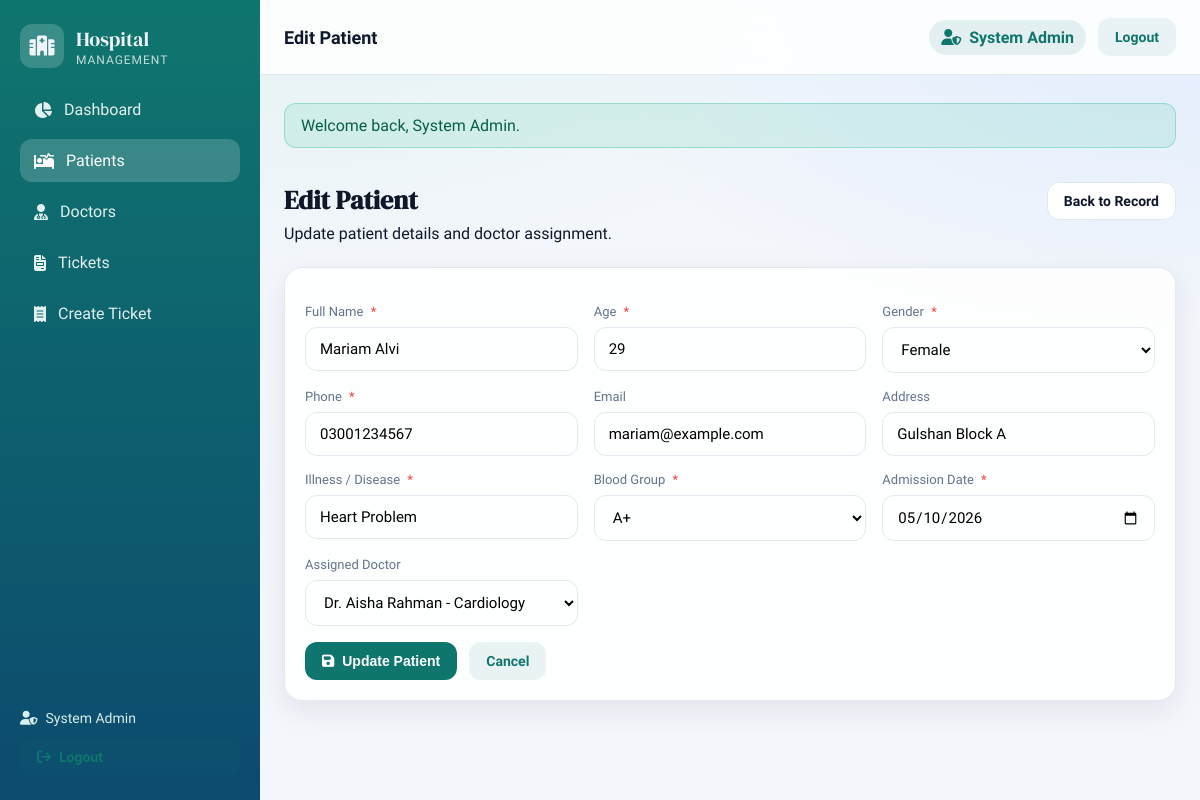
Page /patient_edit.php?id=1 (signed in) on the committed database.
### tables this page shows
CREATE TABLE patients (
    id INT AUTO_INCREMENT PRIMARY KEY,
    full_name VARCHAR(100) NOT NULL,
    age INT NOT NULL,
    gender VARCHAR(20) NOT NULL,
    phone VARCHAR(20) NOT NULL,
    email VARCHAR(120) NOT NULL,
    address VARCHAR(255) NOT NULL,
    disease VARCHAR(120) NOT NULL,
    blood_group VARCHAR(10) NOT NULL,
    admission_date DATE NOT NULL,
    assigned_doctor_id INT DEFAULT NULL,
    created_at TIMESTAMP DEFAULT CURRENT_TIMESTAMP,
    FOREIGN KEY (assigned_doctor_id) REFERENCES doctors(id) ON DELETE SET NULL
);

### patient_edit.php (the view, shortened to what this page needs)
<?php
require_once __DIR__ . '/includes/bootstrap.php';
$patientId = (int)get('id');
$stmt = mysqli_prepare($conn, "SELECT * FROM patients WHERE id = ? LIMIT 1");
mysqli_stmt_bind_param($stmt, "i", $patientId);
mysqli_stmt_execute($stmt);
$result = mysqli_stmt_get_result($stmt);
$patient = mysqli_fetch_assoc($result);
$bloodGroups = ['A+', 'A-', 'B+', 'B-', 'AB+', 'AB-', 'O+', 'O-'];
$genders = ['Male', 'Female', 'Other'];
$doctorResult = mysqli_query($conn, "SELECT id, name, specialization FROM doctors ORDER BY name ASC");
$doctors = [];
if ($doctorResult) {
    while ($row = mysqli_fetch_assoc($doctorResult)) {
        $doctors[] = $row;
    }
}
$formData = $patient;
$formData['assigned_doctor_id'] = $patient['assigned_doctor_id'] ?? '';
include __DIR__ . '/includes/header.php';
?>
<div class="page-header">
    <div>
        <h1>Edit Patient</h1>
        <p>Update patient details and doctor assignment.</p>
    </div>
    <a class="btn btn-outline" href="patient_view.php?id=<?php echo $patientId; ?>">Back to Record</a>
</div>
<div class="panel">
    <form method="POST" class="form" data-validate="true">
        <div class="form-grid">
            <div class="input-group">
                <label>Full Name <span class="required">*</span></label>
                <input type="text" name="full_name" value="<?php echo e($formData['full_name']); ?>" data-validate="name" required>
            </div>
            <div class="input-group">
                <label>Age <span class="required">*</span></label>
                <input type="number" name="age" min="1" value="<?php echo e($formData['age']); ?>" required>
            </div>
            <div class="input-group">
                <label>Gender <span class="required">*</span></label>
                <select name="gender" required>
                    <?php foreach ($genders as $gender) : ?>
                        <option value="<?php echo e($gender); ?>" <?php echo selectedAttr($gender, $formData['gender']); ?>><?php echo e($gender); ?></option>
                    <?php endforeach; ?>
                </select>
            </div>
            <div class="input-group">
                <label>Phone <span class="required">*</span></label>
                <input type="text" name="phone" value="<?php echo e($formData['phone']); ?>" data-validate="phone" required>
            </div>
            <div class="input-group">
                <label>Email</label>
                <input type="email" name="email" value="<?php echo e($formData['email']); ?>" data-validate="email">
            </div>
            <div class="input-group">
                <label>Address</label>
                <input type="text" name="address" value="<?php echo e($formData['address']); ?>">
            </div>
            <div class="input-group">
                <label>Illness / Disease <span class="required">*</span></label>
                <input type="text" name="disease" list="diseaseOptions" value="<?php echo e($formData['disease']); ?>" required>
            </div>
            <div class="input-group">
                <label>Blood Group <span class="required">*</span></label>
                <select name="blood_group" required>
                    <?php foreach ($bloodGroups as $group) : ?>
                        <option value="<?php echo e($group); ?>" <?php echo selectedAttr($group, $formData['blood_group']); ?>><?php echo e($group); ?></option>
                    <?php endforeach; ?>
                </select>
            </div>
            <div class="input-group">
                <label>Admission Date <span class="required">*</span></label>
                <input type="date" name="admission_date" value="<?php echo e($formData['admission_date']); ?>" required>
            </div>
            <div class="input-group">
                <label>Assigned Doctor</label>
                <select name="assigned_doctor_id">
                    <?php foreach ($doctors as $doctor) : ?>
                        <option value="<?php echo $doctor['id']; ?>" <?php echo selectedAttr($doctor['id'], $formData['assigned_doctor_id']); ?>>
                            <?php echo e($doctor['name']); ?> - <?php echo e($doctor['specialization']); ?>
                        </option>
                    <?php endforeach; ?>
                </select>
            </div>
        </div>
        <div class="form-actions">
            <button class="btn btn-primary" type="submit">
                <i class="fa-solid fa-floppy-disk"></i>
                Update Patient
            </button>
            <a class="btn btn-ghost" href="patient_view.php?id=<?php echo $patientId; ?>">Cancel</a>
        </div>
    </form>
</div>
<?php include __DIR__ . '/includes/footer.php'; ?>

### css/style.css (style rules this page uses)
:root { --body-font: "Sora", sans-serif; --heading-font: "DM Serif Display", serif; --bg: #f3f6fb; --surface: rgba(255, 255, 255, 0.86); --surface-strong: #ffffff; --text: #0f172a; --muted: #64748b; --primary: #0f766e; --primary-dark: #0b5f57; --border: #e2e8f0; --shadow-sm: 0 10px 30px rgba(15, 23, 42, 0.08); --shadow-lg: 0 24px 60px rgba(15, 23, 42, 0.18); }
* { margin: 0; padding: 0; box-sizing: border-box; }
body { font-family: var(--body-font); color: var(--text); background: radial-gradient(1200px 600px at 20% -10%, rgba(223, 242, 241, 0.9) 0%, rgba(223, 242, 241, 0) 60%), radial-gradient(1200px 600px at 100% 0%, rgba(219, 234, 254, 0.8) 0%, rgba(219, 234, 254, 0) 55%), var(--bg); min-height: 100vh; }
a { text-decoration: none; color: inherit; }
.page-header { display: flex; align-items: flex-start; justify-content: space-between; gap: 16px; }
.page-header h1 { font-family: var(--heading-font); font-size: 26px; margin-bottom: 6px; }
.panel { background: var(--surface); border: 1px solid var(--border); border-radius: 18px; padding: 20px; box-shadow: var(--shadow-sm); }
.form { display: flex; flex-direction: column; gap: 16px; }
.form-grid { display: grid; grid-template-columns: repeat(auto-fit, minmax(220px, 1fr)); gap: 16px; }
.input-group { display: flex; flex-direction: column; gap: 8px; }
.input-group label { font-size: 13px; color: var(--muted); }
.required { color: #ef4444; margin-left: 4px; }
.input-group input, .input-group select, .input-group textarea { padding: 12px 14px; border-radius: 12px; border: 1px solid var(--border); background: rgba(255, 255, 255, 0.8); font-size: 15px; font-family: var(--body-font); }
.form-actions { display: flex; flex-wrap: wrap; gap: 12px; }
.btn { display: inline-flex; align-items: center; gap: 8px; padding: 10px 16px; border-radius: 12px; border: 1px solid transparent; font-weight: 600; font-size: 14px; cursor: pointer; transition: all 0.2s ease; }
.btn-primary { background: var(--primary); color: #ffffff; }
.btn-outline { border-color: var(--border); color: var(--text); background: #ffffff; }
.btn-ghost { background: rgba(15, 118, 110, 0.08); color: var(--primary); }

### rows in the picture
patients: full_name "Mariam Alvi", age "29", gender "Female", phone "03001234567", email "mariam@example.com", address "Gulshan Block A", disease "Heart Problem", blood_group "A+", admission_date "05/10/2026"

### other values in the picture
currentAdminName() "System Admin"
$pageTitle "Edit Patient"
$flash['message'] "Welcome back, System Admin."
form field assigned_doctor_id "Dr. Aisha Rahman - Cardiology"
